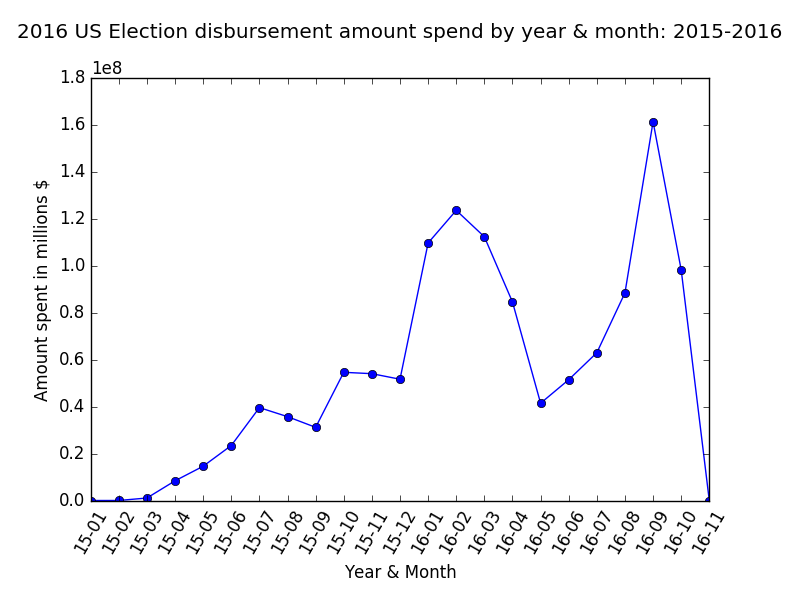

Generate this figure with Python:
import pandas as pd
import numpy as np
import matplotlib.pyplot as plt
import sys


def plot_line_chart(file_name):
    """
    plots the bar chart for disbursement amount spent by year & month for the years 2015 & 2016
    x-axis: year & month
    y-axis: disbursement amount spent is millions of dollars
    :param file_name:
    :return:
    """
    df = pd.read_csv(file_name, index_col=False,sep=',')
    fig = plt.figure()
    ax = fig.add_subplot(111)
    pos = np.arange(len(df.spend_yr_mon))
    ax = plt.axes()
    ax.set_xticks(pos)
    ax.set_xticklabels(df.spend_yr_mon, rotation=60)
    plt.plot(pos, df.disb_amt, marker='o')
    plt.title('2016 US Election disbursement amount spend by year & month: 2015-2016', color='black', y=1.08)
    plt.xlabel('Year & Month')
    plt.ylabel('Amount spent in millions $')
    fig.set_tight_layout(True)
    fig.savefig('./linechart.png')

if __name__ == '__main__':
    """
    entry point of the script, invokes plot_line_char module with given file name
    """
    file_name = sys.argv[1]
    plot_line_chart('./%s' %file_name)
